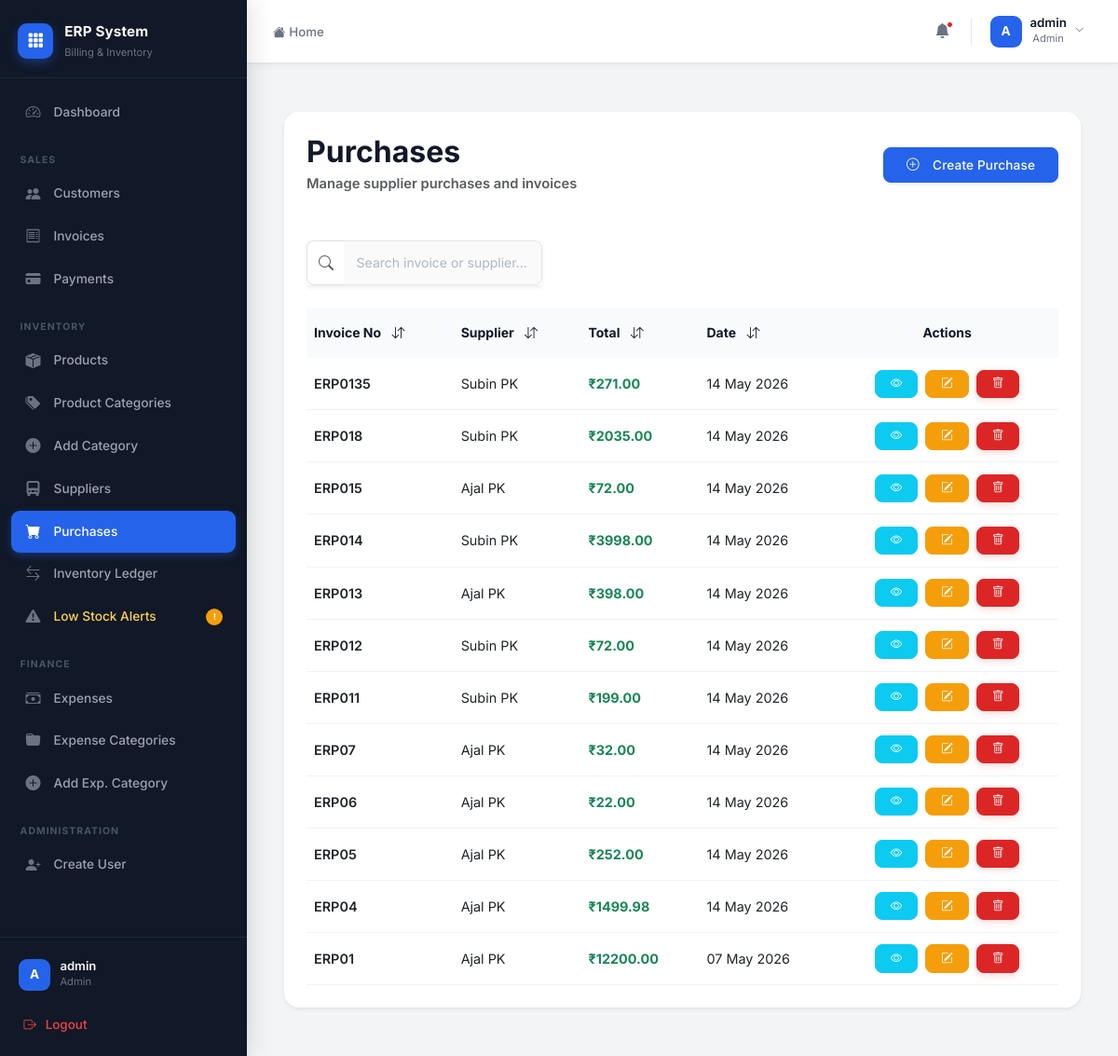
Screenshot of /purchases/ (signed in) with the database file from the repository.
### accounts/models.py (models this page shows)
class CustomUser(AbstractUser):
    ROLE_CHOICES = (
        ('admin', 'Admin'),
        ('staff', 'Staff'),
        ('accountant', 'Accountant'),
    )
    role = models.CharField(max_length=20, choices=ROLE_CHOICES, default='staff')
    phone = models.CharField(max_length=15, blank=True, null=True)

### purchases/models.py (models this page shows, shortened)
class Purchase(models.Model):
    supplier = models.ForeignKey(
        Supplier,
        on_delete=models.CASCADE,
        related_name='purchases'
    )
    invoice_number = models.CharField(
        max_length=100,
        unique=True
    )
    date = models.DateTimeField(
        auto_now_add=True
    )
    created_by = models.ForeignKey(
        CustomUser,
        on_delete=models.SET_NULL,
        null=True,
        blank=True
    )
    total_amount = models.DecimalField(
        max_digits=12,
        decimal_places=2,
        default=0
    )
    class Meta:
        ordering = ['-id']

### suppliers/models.py (models this page shows, shortened)
class Supplier(models.Model):
    name = models.CharField(max_length=200)
    company_name = models.CharField(
        max_length=200,
        blank=True,
        null=True
    )
    phone = models.CharField(max_length=15)
    email = models.EmailField(
        blank=True,
        null=True
    )
    gst_number = models.CharField(
        max_length=20,
        blank=True,
        null=True
    )
    address = models.TextField()
    created_at = models.DateTimeField(
        auto_now_add=True
    )

### purchases/views.py (the view)
@login_required
@admin_required
def purchase_list(request):
    purchases = Purchase.objects.all().order_by('-id')
    return render(
        request,
        'purchases/purchase_list.html',
        {
            'purchases': purchases
        }
    )

### templates/purchases/purchase_list.html (shortened to what this page needs)
{% extends 'layouts/admin_base.html' %}
{% block admin_content %}
<div class="container-fluid py-4">
    <div class="card border-0 shadow-sm rounded-4 overflow-hidden">
        <div class="card-header bg-white border-0 p-4 d-flex justify-content-between align-items-center flex-wrap gap-3">
            <div>
                <h2 class="fw-bold mb-1">
                    Purchases
                </h2>
                <p class="text-muted mb-0">
                    Manage supplier purchases and invoices
                </p>
            </div>
            <a href="{% url 'create_purchase' %}"
               class="btn btn-primary px-4 py-2 rounded-3 shadow-sm">
                <i class="bi bi-plus-circle me-2"></i>
                Create Purchase
            </a>
        </div>
        <div class="card-body p-4">
            <div class="row mb-4">
                <div class="col-lg-4 col-md-6">
                    <div class="input-group shadow-sm">
                        <span class="input-group-text bg-white border-end-0 rounded-start-3">
                            <i class="bi bi-search text-muted"></i>
                        </span>
                        <input type="text"
                               id="searchInput"
                               class="form-control border-start-0 rounded-end-3"
                               placeholder="Search invoice or supplier...">
                    </div>
                </div>
            </div>
            <div class="table-responsive">
                <table class="table align-middle table-hover"
                       id="purchaseTable">
                    <thead class="table-light">
                        <tr>
                            <th class="py-3 sortable"
                                onclick="sortTable(0, 'text')">
                                Invoice No
                                <i class="bi bi-arrow-down-up ms-2"></i>
                            </th>
                            <th class="py-3 sortable"
                                onclick="sortTable(1, 'text')">
                                Supplier
                                <i class="bi bi-arrow-down-up ms-2"></i>
                            </th>
                            <th class="py-3 sortable"
                                onclick="sortTable(2, 'number')">
                                Total
                                <i class="bi bi-arrow-down-up ms-2"></i>
                            </th>
                            <th class="py-3 sortable"
                                onclick="sortTable(3, 'date')">
                                Date
                                <i class="bi bi-arrow-down-up ms-2"></i>
                            </th>
                            <th class="py-3 text-center">
                                Actions
                            </th>
                        </tr>
                    </thead>
                    <tbody id="purchaseTableBody">
                        {% for purchase in purchases %}
                        <tr>
                            <td class="fw-semibold py-3">
                                {{ purchase.invoice_number }}
                            </td>
                            <td>
                                {{ purchase.supplier.name }}
                            </td>
                            <td class="fw-bold text-success">
                                ₹{{ purchase.total_amount }}
                            </td>
                            <td>
                                {{ purchase.date|date:"d M Y" }}
                            </td>
                            <td>
                                <div class="d-flex justify-content-center gap-2 flex-wrap">
                                    <a href="{% url 'purchase_detail' purchase.id %}"
                                       class="btn btn-info btn-sm text-white rounded-3 px-3 action-btn">
                                        <i class="bi bi-eye"></i>
                                    </a>
                                    <a href="{% url 'edit_purchase' purchase.id %}"
                                       class="btn btn-warning btn-sm rounded-3 px-3 action-btn">
                                        <i class="bi bi-pencil-square"></i>
                                    </a>
                                    <a href="{% url 'delete_purchase' purchase.id %}"
                                       class="btn btn-danger btn-sm rounded-3 px-3 action-btn">
                                        <i class="bi bi-trash"></i>
                                    </a>
                                </div>
                            </td>
                        </tr>
                        {% endfor %}
                    </tbody>
                </table>
            </div>
        </div>
    </div>
</div>
{% endblock %}

### templates/layouts/admin_base.html (shortened to what this page needs)
{% extends 'base.html' %}
{% block content %}
<div class="erp-shell">
    <aside class="erp-sidebar" id="erpSidebar">
        <div class="sidebar-logo">
            <div class="logo-icon">
                <i class="bi bi-grid-3x3-gap-fill"></i>
            </div>
            <div class="logo-text">
                <span class="logo-name">ERP System</span>
                <span class="logo-sub">Billing & Inventory</span>
            </div>
        </div>
        <nav class="sidebar-nav" id="sidebarNav">
            <a href="{% url 'admin_dashboard' %}"
               class="nav-item {% if request.resolver_match.url_name == 'admin_dashboard' %}active{% endif %}">
                <span class="nav-icon"><i class="bi bi-speedometer2"></i></span>
                <span class="nav-label">Dashboard</span>
            </a>
            <div class="nav-section-label">Sales</div>
            <a href="{% url 'customer_list' %}"
               class="nav-item {% if 'customer' in request.resolver_match.url_name %}active{% endif %}">
                <span class="nav-icon"><i class="bi bi-people-fill"></i></span>
                <span class="nav-label">Customers</span>
            </a>
            <a href="{% url 'invoice_list' %}"
               class="nav-item {% if 'invoice' in request.resolver_match.url_name %}active{% endif %}">
                <span class="nav-icon"><i class="bi bi-receipt"></i></span>
                <span class="nav-label">Invoices</span>
            </a>
            {% if request.user.role == 'admin' or request.user.role == 'accountant' %}
            <a href="{% url 'payment_list' %}"
               class="nav-item {% if 'payment' in request.resolver_match.url_name %}active{% endif %}">
                <span class="nav-icon"><i class="bi bi-credit-card-fill"></i></span>
                <span class="nav-label">Payments</span>
            </a>
            {% endif %}
            <div class="nav-section-label">Inventory</div>
            <a href="{% url 'product_list' %}"
               class="nav-item {% if request.resolver_match.url_name == 'product_list' %}active{% endif %}">
                <span class="nav-icon"><i class="bi bi-box-seam-fill"></i></span>
                <span class="nav-label">Products</span>
            </a>
            {% if request.user.role == 'admin' %}
            <a href="{% url 'category_list' %}"
               class="nav-item {% if 'category' in request.resolver_match.url_name %}active{% endif %}">
                <span class="nav-icon"><i class="bi bi-tags-fill"></i></span>
                <span class="nav-label">Product Categories</span>
            </a>
            <a href="{% url 'add_category' %}"
               class="nav-item {% if request.resolver_match.url_name == 'add_category' %}active{% endif %}">
                <span class="nav-icon"><i class="bi bi-plus-circle-fill"></i></span>
                <span class="nav-label">Add Category</span>
            </a>
            <a href="{% url 'supplier_list' %}"
               class="nav-item {% if 'supplier' in request.resolver_match.url_name %}active{% endif %}">
                <span class="nav-icon"><i class="bi bi-truck-front-fill"></i></span>
                <span class="nav-label">Suppliers</span>
            </a>
            <a href="{% url 'purchase_list' %}"
               class="nav-item {% if 'purchase' in request.resolver_match.url_name %}active{% endif %}">
                <span class="nav-icon"><i class="bi bi-cart-fill"></i></span>
                <span class="nav-label">Purchases</span>
            </a>
            {% endif %}
            <a href="{% url 'stock_movement_list' %}"
               class="nav-item {% if 'stock' in request.resolver_match.url_name %}active{% endif %}">
                <span class="nav-icon"><i class="bi bi-arrow-left-right"></i></span>
                <span class="nav-label">Inventory Ledger</span>
            </a>
            <a href="{% url 'product_list' %}" class="nav-item nav-warning">
                <span class="nav-icon"><i class="bi bi-exclamation-triangle-fill"></i></span>
                <span class="nav-label">Low Stock Alerts</span>
                <span class="nav-badge">!</span>
            </a>
            {% if request.user.role == 'admin' or request.user.role == 'accountant' %}
            <div class="nav-section-label">Finance</div>
            <a href="{% url 'expense_list' %}"
               class="nav-item {% if 'expense' in request.resolver_match.url_name %}active{% endif %}">
                <span class="nav-icon"><i class="bi bi-cash-stack"></i></span>
                <span class="nav-label">Expenses</span>
            </a>
            <a href="{% url 'expense_category_list' %}"
               class="nav-item {% if 'expense_category' in request.resolver_match.url_name %}active{% endif %}">
                <span class="nav-icon"><i class="bi bi-folder-fill"></i></span>
                <span class="nav-label">Expense Categories</span>
            </a>
            {% if request.user.role == 'admin' %}
            <a href="{% url 'create_expense_category' %}"
               class="nav-item {% if request.resolver_match.url_name == 'create_expense_category' %}active{% endif %}">
                <span class="nav-icon"><i class="bi bi-plus-circle-fill"></i></span>
                <span class="nav-label">Add Exp. Category</span>
            </a>
            {% endif %}
            {% endif %}
            {% if request.user.role == 'admin' %}
            <div class="nav-section-label">Administration</div>
            <a href="{% url 'register_user' %}"
               class="nav-item {% if request.resolver_match.url_name == 'register_user' %}active{% endif %}">
                <span class="nav-icon"><i class="bi bi-person-plus-fill"></i></span>
                <span class="nav-label">Create User</span>
            </a>
            {% endif %}
        </nav>
        <div class="sidebar-footer">
            <div class="user-card">
                <div class="user-avatar">
                    {{ request.user.username|slice:":1"|upper }}
                </div>
                <div class="user-info">
                    <div class="user-name">{{ request.user.username }}</div>
                    <div class="user-role">{{ request.user.role|title }}</div>
                </div>
            </div>
            <a href="{% url 'logout' %}" class="logout-btn">
                <i class="bi bi-box-arrow-right"></i>
                <span>Logout</span>
            </a>
        </div>
    </aside>
    <div class="erp-main">
        <header class="erp-topbar">
            <div class="topbar-left">
                <nav aria-label="breadcrumb">
                    <ol class="breadcrumb mb-0">
                        <li class="breadcrumb-item">
                            <a href="{% url 'admin_dashboard' %}">
                                <i class="bi bi-house-fill me-1"></i>Home
                            </a>
                        </li>
                    </ol>
                </nav>
            </div>
            <div class="topbar-right">
                <button class="topbar-icon-btn" title="Notifications">
                    <i class="bi bi-bell-fill"></i>
                    <span class="notif-dot"></span>
                </button>
                <div class="dropdown">
                    <button class="topbar-user-btn dropdown-toggle" data-bs-toggle="dropdown" aria-expanded="false">
                        <div class="topbar-avatar">
                            {{ request.user.username|slice:":1"|upper }}
                        </div>
                        <div class="topbar-user-info d-none d-sm-block">
                            <div class="topbar-username">{{ request.user.username }}</div>
                            <div class="topbar-userrole">{{ request.user.role|title }}</div>
                        </div>
                        <i class="bi bi-chevron-down topbar-chevron d-none d-sm-block"></i>
                    </button>
                </div>
            </div>
        </header>
        <main class="erp-page-content page-content">
            {% block admin_content %}{% endblock %}
        </main>
    </div>
</div>
{% endblock %}

### rows the page displays
CustomUser: user.username "A", user.username "admin", user.role "Admin"
Purchase: invoice_number "ERP0135", supplier.name "Subin PK", total_amount "271.00", date "14 May 2026"
Purchase: invoice_number "ERP018", supplier.name "Subin PK", total_amount "2035.00", date "14 May 2026"
Purchase: invoice_number "ERP015", supplier.name "Ajal PK", total_amount "72.00", date "14 May 2026"
Purchase: invoice_number "ERP014", supplier.name "Subin PK", total_amount "3998.00", date "14 May 2026"
Purchase: invoice_number "ERP013", supplier.name "Ajal PK", total_amount "398.00", date "14 May 2026"
Purchase: invoice_number "ERP012", supplier.name "Subin PK", total_amount "72.00", date "14 May 2026"
Purchase: invoice_number "ERP011", supplier.name "Subin PK", total_amount "199.00", date "14 May 2026"
Purchase: invoice_number "ERP07", supplier.name "Ajal PK", total_amount "32.00", date "14 May 2026"
Purchase: invoice_number "ERP06", supplier.name "Ajal PK", total_amount "22.00", date "14 May 2026"
Purchase: invoice_number "ERP05", supplier.name "Ajal PK", total_amount "252.00", date "14 May 2026"
Purchase: invoice_number "ERP04", supplier.name "Ajal PK", total_amount "1499.98", date "14 May 2026"
Purchase: invoice_number "ERP01", supplier.name "Ajal PK", total_amount "12200.00", date "07 May 2026"
